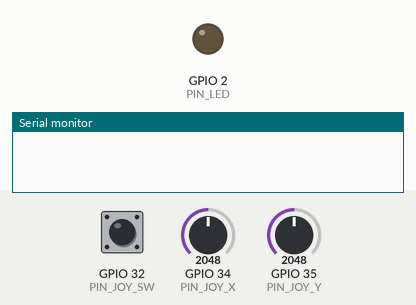
This program was run on a simulated ESP32. On the bench: output pins drawn as LEDs (lit = HIGH), the last lines printed to the serial monitor. The inputs (shaded band) are chosen by the test bench; at power-on: GPIO 34 (PIN_JOY_X) = 2048, GPIO 35 (PIN_JOY_Y) = 2048, GPIO 32 (PIN_JOY_SW) HIGH (analog values on the 0–4095 scale).

Above: at 0.1 s.
At 1.6 s:
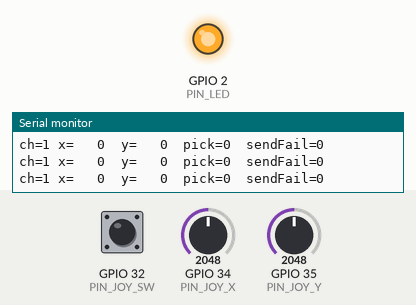
1.7 s: GPIO 34 (PIN_JOY_X) set to 2263
3.2 s: GPIO 34 (PIN_JOY_X) set to 2353
5.6 s: GPIO 35 (PIN_JOY_Y) set to 2214
7.1 s: GPIO 35 (PIN_JOY_Y) set to 2280
Timing chart, 0 to 10.1 s (numbered marks = the images above; inputs shaded):
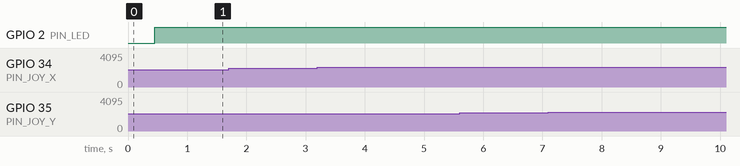

The program:

main.cpp
```cpp
#include <Arduino.h>
#include "config.h"
/*
  ESP-NOW SENDER (รีโมท)
  ----------------------------------------------------------
  อ่านจอยสติ๊กแบบกดได้ แล้วส่งคำสั่งไปยังบอร์ดรถ (Receiver) ผ่าน ESP-NOW

  การต่อสาย (ESP32 DevKit):
    จอยสติ๊ก VCC -> 3.3V   (ห้ามใช้ 5V เพราะ ADC ของ ESP32 รับได้ไม่เกิน 3.3V)
    จอยสติ๊ก GND -> GND
    จอยสติ๊ก VRx -> GPIO34
    จอยสติ๊ก VRy -> GPIO35
    จอยสติ๊ก SW  -> GPIO32  (ปุ่มกดในตัว ต่อลง GND เมื่อกด ใช้ INPUT_PULLUP ภายใน)

  ปุ่มกดจอยสติ๊ก: กด 1 ครั้ง = สั่งเก็บของ (ไม่มีปุ่มยกเลิก)
    - ส่งเป็น "ตัวนับการกด" (pick) ไม่ใช่ระดับปุ่ม -> แพ็กเก็ตหลุดไปบางอันก็ไม่พลาดการกด
  LED บนบอร์ด GPIO2:  ติดค้าง = เชื่อมต่อรถแล้ว,  กะพริบ = กำลังค้นหารถ

  ช่องสัญญาณ ESP-NOW:
    ฝั่งรถ (Receiver) สแกน Wi-Fi รอบตัวตอนเปิดเครื่อง แล้วเลือกช่องที่ถูกรบกวนน้อยที่สุดเอง
    ฝั่งรีโมทนี้ "ไล่หา" ช่องของรถเอง (ส่งทดลองทีละช่อง จนมี ACK ตอบกลับ) จึงไม่ต้องตั้งช่องมือ
    ถ้าสัญญาณหลุดต่อเนื่อง จะไล่หาใหม่อัตโนมัติ

  ใช้ได้ทั้ง Arduino-ESP32 core 2.x และ 3.x
*/

#include <WiFi.h>
#include <esp_now.h>
#include <esp_wifi.h>

// ================== ตั้งค่า ==================
// ใส่ MAC address ของบอร์ด Receiver (ดูได้จาก Serial Monitor ตอนเปิดบอร์ด Receiver)
uint8_t receiverMAC[6] = {0x00, 0x4B, 0x12, 0x23, 0xEF, 0x4C};

// ================== โครงสร้างข้อมูลที่ส่ง (ต้องเหมือนฝั่ง Receiver ทุกประการ) ==================
typedef struct __attribute__((packed)) {
  int16_t x;
  int16_t y;
  uint8_t pick;  // ตัวนับการกดปุ่มเก็บของ (เพิ่มขึ้น 1 ทุกครั้งที่กด วนกลับที่ 255->0)
  uint8_t seq;
} ControlPacket;

int centerX = 2048;
int centerY = 2048;
uint8_t pickCount = 0;
int lastX = 0, lastY = 0;           // ค่าจอยล่าสุดที่ส่ง (ไว้กันกดปุ่มพลาดตอนดันจอยสุด)
uint8_t seqNo = 0;
uint32_t lastSend = 0;
uint32_t lastPrint = 0;

volatile uint32_t sendFail = 0;     // นับรวม (ไว้ debug)
volatile uint32_t failStreak = 0;   // ส่งไม่สำเร็จติดกันกี่ครั้ง
volatile bool sendDone = false;     // callback ตอบกลับแล้ว (ใช้ตอนค้นหาช่อง)
volatile bool sendOk = false;

bool linked = false;
uint8_t curChannel = 1;

// ================== Callback เมื่อส่งเสร็จ (รองรับ core 2.x และ 3.x) ==================
void handleSendResult(esp_now_send_status_t status) {
  sendOk = (status == ESP_NOW_SEND_SUCCESS);
  if (sendOk) {
    failStreak = 0;
  } else {
    sendFail++;
    failStreak++;
  }
  sendDone = true;
}

#if defined(ESP_ARDUINO_VERSION_MAJOR) && ESP_ARDUINO_VERSION_MAJOR >= 3
void onSent(const wifi_tx_info_t *info, esp_now_send_status_t status) {
#else
void onSent(const uint8_t *mac, esp_now_send_status_t status) {
#endif
  handleSendResult(status);
}

// ================== ตั้งช่องสัญญาณ Wi-Fi/ESP-NOW ==================
void setChannel(uint8_t ch) {
  esp_wifi_set_promiscuous(true);
  esp_wifi_set_channel(ch, WIFI_SECOND_CHAN_NONE);
  esp_wifi_set_promiscuous(false);
  curChannel = ch;
}

// ================== อ่านแกนจอยสติ๊ก -> ค่า -255..255 ==================
int readRaw(int pin) {
  // อ่าน 8 ครั้ง ตัดค่าต่ำสุด/สูงสุดทิ้ง แล้วเฉลี่ย 6 ค่าที่เหลือ
  // (กันค่าสะดุดเป็นพัก ๆ จาก ADC ตอนวิทยุ ESP-NOW กำลังส่ง)
  int mn = 4095, mx = 0;
  long sum = 0;
  analogRead(pin);                       // ทิ้งการอ่านแรก: ADC ของ ESP32 ยังมีประจุค้างจากช่องก่อนหน้า (ทำให้ x เพี้ยนตาม y)
  for (int i = 0; i < 8; i++) {
    int v = analogRead(pin);
    sum += v;
    if (v < mn) mn = v;
    if (v > mx) mx = v;
  }
  return (sum - mn - mx) / 6;
}

int readAxis(int pin, int center, bool invert) {
  int d = readRaw(pin) - center;
  int v = 0;
  if (d > DEADZONE) {
    // OUTER_ZONE = ช่วงปลายสุดของ ADC ที่ถือว่าเต็มสเกลแล้ว
    // (ADC ของ ESP32 ไม่เป็นเส้นตรงใกล้ 0V และ 3.3V และจอยบางตัวดันไม่ถึงปลายจริง)
    int range = (4095 - center) - DEADZONE - OUTER_ZONE;
    v = (range > 0) ? map(d - DEADZONE, 0, range, 0, 255) : 255;
  } else if (d < -DEADZONE) {
    int range = center - DEADZONE - OUTER_ZONE;
    v = (range > 0) ? map(d + DEADZONE, 0, -range, 0, -255) : -255;
  }
  v = constrain(v, -255, 255);
  return invert ? -v : v;
}

// ================== ปุ่มกดจอยสติ๊ก (สั่งเก็บของ) ==================
void handleButton() {
  static bool lastReading = HIGH;
  static bool stableState = HIGH;
  static uint32_t lastChange = 0;

  bool reading = digitalRead(PIN_JOY_SW);
  if (reading != lastReading) {
    lastChange = millis();
    lastReading = reading;
  }
  if (millis() - lastChange > DEBOUNCE_MS && reading != stableState) {
    stableState = reading;
    if (stableState == LOW) {          // กดลง 1 ครั้ง = สั่งเก็บ 1 ครั้ง
      // จอยบางตัวพอดันแรง ๆ จะไปกดสวิตช์ในตัวโดยไม่ตั้งใจ -> ไม่นับเมื่อจอยไม่อยู่กลาง
      if (abs(lastX) <= PICK_BLOCK_AXIS && abs(lastY) <= PICK_BLOCK_AXIS) {
        pickCount++;
      }
    }
  }
}

// ================== ส่งแพ็กเก็ต 1 ชุด ==================
void fillPacket(ControlPacket &p, bool neutral) {
  p.x = neutral ? 0 : readAxis(PIN_JOY_X, centerX, INVERT_X);
  p.y = neutral ? 0 : readAxis(PIN_JOY_Y, centerY, INVERT_Y);
  lastX = p.x;
  lastY = p.y;
  p.pick = pickCount;
  p.seq = seqNo++;
}

// ================== ไล่หาช่องสัญญาณของรถ ==================
// ส่งแพ็กเก็ตนิ่ง ๆ ทีละช่อง เริ่มจากช่องล่าสุด ช่องไหนมี ACK ตอบ = เจอรถ
bool searchChannel() {
  const uint8_t n = ESPNOW_CH_MAX - ESPNOW_CH_MIN + 1;
  for (uint8_t i = 0; i < n; i++) {
    uint8_t ch = ESPNOW_CH_MIN + ((curChannel - ESPNOW_CH_MIN + i) % n);
    setChannel(ch);

    ControlPacket p;
    fillPacket(p, true);
    sendDone = false;
    if (esp_now_send(receiverMAC, (uint8_t *)&p, sizeof(p)) != ESP_OK) continue;

    uint32_t t = millis();
    while (!sendDone && millis() - t < ESPNOW_SEARCH_WAIT_MS) delay(1);

    if (sendDone && sendOk) {
      failStreak = 0;
      linked = true;
      Serial.printf("Linked on channel %u\n", ch);
      return true;
    }
  }
  return false;
}

void setup() {
  Serial.begin(115200);
  pinMode(PIN_JOY_SW, INPUT_PULLUP);
  pinMode(PIN_LED, OUTPUT);
  digitalWrite(PIN_LED, LOW);
  analogReadResolution(12);
  analogSetPinAttenuation(PIN_JOY_X, ADC_11db);   // อ่านได้เต็ม 0-3.3V
  analogSetPinAttenuation(PIN_JOY_Y, ADC_11db);

  // หาจุดกึ่งกลางของจอยสติ๊ก (ตอนเปิดเครื่องอย่าแตะจอย)
  long sx = 0, sy = 0;
  for (int i = 0; i < 64; i++) {
    sx += readRaw(PIN_JOY_X);
    sy += readRaw(PIN_JOY_Y);
    delay(5);
  }
  centerX = sx / 64;
  centerY = sy / 64;

  WiFi.mode(WIFI_STA);
  WiFi.disconnect();
  esp_wifi_set_ps(WIFI_PS_NONE);          // ปิด power-save เพื่อให้ส่ง/รับ ESP-NOW ต่อเนื่อง
  if (esp_now_init() != ESP_OK) {
    Serial.println("ESP-NOW init failed");
    while (true) delay(1000);
  }
  esp_now_register_send_cb(onSent);

  esp_now_peer_info_t peer = {};
  memcpy(peer.peer_addr, receiverMAC, 6);
  peer.channel = 0;          // 0 = ใช้ช่องปัจจุบันของบอร์ด (เราสลับช่องเองด้วย setChannel)
  peer.encrypt = false;
  if (esp_now_add_peer(&peer) != ESP_OK) {
    Serial.println("Failed to add peer");
    while (true) delay(1000);
  }

  setChannel(ESPNOW_CH_MIN);

  Serial.print("Sender MAC: ");
  Serial.println(WiFi.macAddress());
  Serial.printf("Joystick center  X=%d  Y=%d\n", centerX, centerY);
  Serial.println("Searching for receiver...");
}

void loop() {
  handleButton();

  // LED: เชื่อมต่อแล้วติดค้าง / ยังไม่เจอรถกะพริบ
  digitalWrite(PIN_LED, (linked || ((millis() / 200) % 2)) ? HIGH : LOW);

  // ยังไม่เชื่อมต่อ -> ไล่หาช่องของรถ
  if (!linked) {
    searchChannel();
    return;
  }

  uint32_t now = millis();
  if (now - lastSend >= SEND_INTERVAL_MS) {
    lastSend = now;

    ControlPacket p;
    fillPacket(p, false);
    esp_now_send(receiverMAC, (uint8_t *)&p, sizeof(p));

    // ส่งไม่สำเร็จติดกันนานเกินกำหนด -> ถือว่าหลุด ไปไล่หาช่องใหม่
    if (failStreak >= ESPNOW_LOST_FAILS) {
      linked = false;
      Serial.println("Link lost -> searching...");
    }

#if DEBUG_SERIAL
    if (now - lastPrint >= 300) {
      lastPrint = now;
      Serial.printf("ch=%u x=%4d  y=%4d  pick=%u  sendFail=%lu\n",
                    curChannel, p.x, p.y, p.pick, (unsigned long)sendFail);
    }
#endif
  }
}
```

config.h
```cpp
#pragma once

#define PIN_JOY_X   34
#define PIN_JOY_Y   35
#define PIN_JOY_SW  32      // ปุ่มกดจอย = สั่งเก็บของ
#define PIN_LED     2       // ติดค้าง = เชื่อมต่อรถแล้ว / กะพริบ = กำลังค้นหา

#define INVERT_X    false   // ถ้าเลี้ยวซ้าย-ขวากลับด้าน ให้เปลี่ยนเป็น true
#define INVERT_Y    true  // ถ้าดันไปหน้าแล้วถอยหลัง ให้เปลี่ยนเป็น true
#define DEADZONE    200     // ช่วงตรงกลางที่ถือว่า "ไม่ขยับ" (หน่วย ADC 0-4095)
#define OUTER_ZONE  250     // ปลายสุดของจอย (หน่วย ADC) ที่ถือว่า "สุดแล้ว" = ±255 ถ้าดันสุดแล้วยังไม่ถึง 255 ให้เพิ่มค่านี้
#define PICK_BLOCK_AXIS  120   // ถ้าจอยเอียงเกินนี้ (0-255) จะไม่นับการกดปุ่มเก็บของ (กันกดพลาดตอนดันจอย) ตั้ง 255 = ปิดการกัน
#define SEND_INTERVAL_MS  20     // ส่งทุก 20 ms (50 ครั้ง/วินาที)
#define DEBOUNCE_MS       50
#define DEBUG_SERIAL      true

// ---- ESP-NOW: ไล่หาช่องสัญญาณของรถ ----
#define ESPNOW_CH_MIN          1    // ช่วงช่องที่ไล่หา (ต้องครอบคลุมช่องที่รถเลือกได้)
#define ESPNOW_CH_MAX          13
#define ESPNOW_SEARCH_WAIT_MS  30   // รอ ACK ต่อช่องนานสุดกี่ ms ตอนไล่หา
#define ESPNOW_LOST_FAILS      15   // ส่งไม่สำเร็จติดกันกี่ครั้ง (15 x 20ms = 0.3 วินาที) ถึงถือว่าหลุด
```
